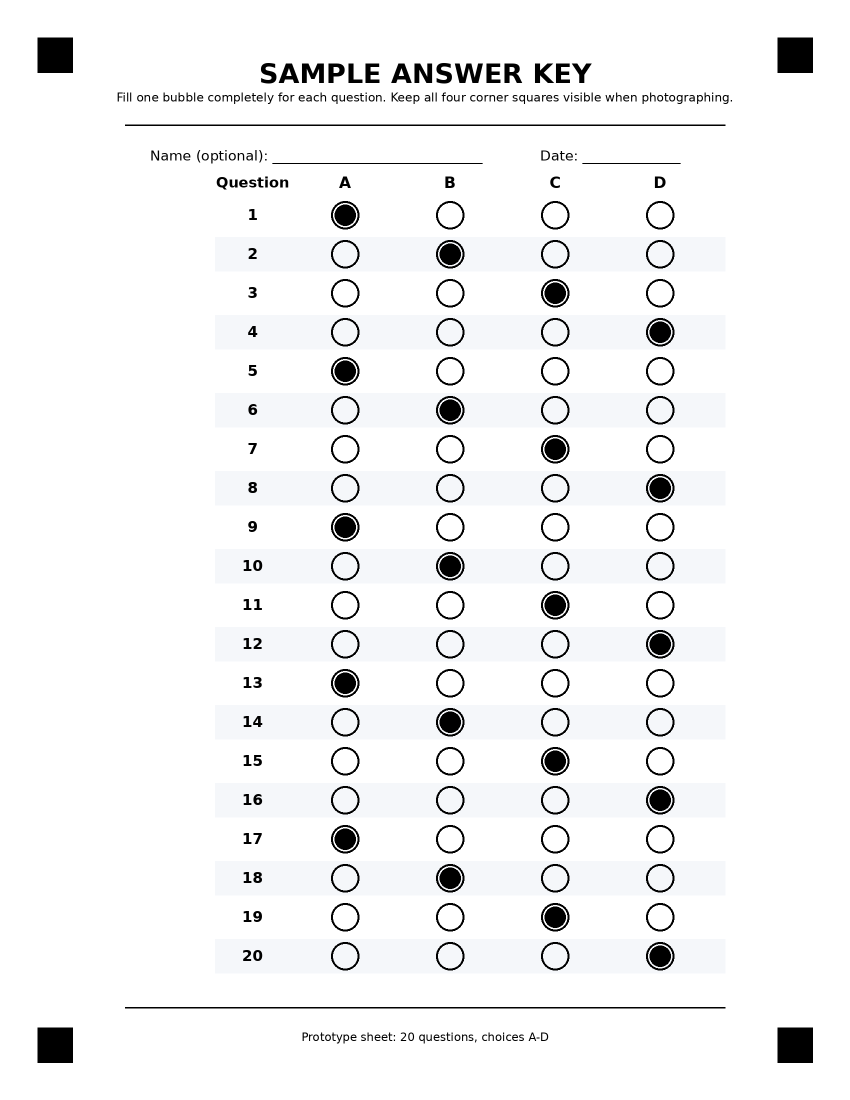
#> input picture omr_grader_mvp/samples/sample_answer_key.png, 1700 x 2200 px (shown at 1/2 size); its folder holds only this picture in this run
$ python -i omr.py   (imports and definitions only)
#> lines starting #> are read from the running program, lines starting #| are printed output that depends on the picture; after the words box and inside, x2 and y2 are one past the last pixel; in counts of white or black regions, pixels touching at a corner belong together
from __future__ import annotations

from dataclasses import dataclass
from typing import Iterable, Sequence

import cv2
import numpy as np

from document_scanner import scan_document


PAGE_WIDTH = 1700
PAGE_HEIGHT = 2200
MARKER_SIZE = 70
MARKER_MARGIN = 75
MARKER_CENTERS = np.array(
    [
        [MARKER_MARGIN + MARKER_SIZE / 2, MARKER_MARGIN + MARKER_SIZE / 2],
        [PAGE_WIDTH - MARKER_MARGIN - MARKER_SIZE / 2, MARKER_MARGIN + MARKER_SIZE / 2],
        [PAGE_WIDTH - MARKER_MARGIN - MARKER_SIZE / 2, PAGE_HEIGHT - MARKER_MARGIN - MARKER_SIZE / 2],
        [MARKER_MARGIN + MARKER_SIZE / 2, PAGE_HEIGHT - MARKER_MARGIN - MARKER_SIZE / 2],
    ],
    dtype=np.float32,
)

QUESTION_COUNT = 20
CHOICES = ("A", "B", "C", "D")
BUBBLE_X = np.array([690, 900, 1110, 1320], dtype=np.int32)
QUESTION_START_Y = 430
QUESTION_GAP_Y = 78
BUBBLE_RADIUS = 28
INNER_RADIUS = 17


@dataclass(frozen=True)
class SheetLayout:
    question_count: int
    choices: tuple[str, ...]
    columns: int
    rows_per_column: int
    bubble_centers: tuple[tuple[tuple[int, int], ...], ...]
    bubble_radius: int
    inner_radius: int
    header: str = "OMR ANSWER SHEET"


def make_layout(question_count: int = 20, choices: Sequence[str] = ("A", "B", "C", "D", "E"), *, header: str = "OMR ANSWER SHEET") -> SheetLayout:
#> called with question_count = 20, choices = ('A', 'B', 'C', 'D'), header = 'OMR ANSWER SHEET'
    if not 1 <= int(question_count) <= 100:
        raise ValueError("Question count must be between 1 and 100.")
    choices = tuple(str(c) for c in choices)
    if not 2 <= len(choices) <= 5:
        raise ValueError("Use between 2 and 5 answer choices.")

    # Auto-layout prioritizes scan reliability over squeezing bubbles too tightly.
    if question_count <= 30:
        columns = 1
    elif question_count <= 60:
        columns = 2
    elif question_count <= 90:
        columns = 3
    else:
        columns = 4
    rows_per_column = int(np.ceil(question_count / columns))

    left, right = 210, PAGE_WIDTH - 210
    top, bottom = 430, PAGE_HEIGHT - 190
    col_gap = 45
    col_width = (right - left - col_gap * (columns - 1)) / columns
    row_gap = min(78.0, (bottom - top) / max(rows_per_column - 1, 1))

    # Keep bubbles large enough for pencil marks and phone-camera capture.
    bubble_radius = int(np.clip(min(28.0, row_gap * 0.30, col_width / (len(choices) * 3.2)), 17, 28))
    inner_radius = max(10, int(round(bubble_radius * 0.61)))

    centers = []
    for q in range(question_count):
        col = q // rows_per_column
        row = q % rows_per_column
        x0 = left + col * (col_width + col_gap)
        qnum_space = max(48, bubble_radius * 2 + 12)
        choices_left = x0 + qnum_space
        choices_right = x0 + col_width - 12
        xs = np.linspace(choices_left + bubble_radius, choices_right - bubble_radius, len(choices))
        y = top + row * row_gap
        centers.append(tuple((int(round(x)), int(round(y))) for x in xs))
#> further down, picture is the input picture: shape (2200, 1700, 3); mean B, G, R 244.4, 243.9, 243.6

    return SheetLayout(
        question_count=int(question_count),
        choices=choices,
        columns=columns,
        rows_per_column=rows_per_column,
        bubble_centers=tuple(centers),
        bubble_radius=bubble_radius,
        inner_radius=inner_radius,
        header=header.strip() or "OMR ANSWER SHEET",
    )


DEFAULT_LAYOUT = make_layout(20, CHOICES)


@dataclass(frozen=True)
class QuestionDetection:
    question: int
    densities: tuple[float, ...]
    selected: str | None
    status: str
    confidence: float


@dataclass(frozen=True)
class AlignmentQuality:
    passed: bool
    score: float
    max_marker_error_px: float
    top_tilt_deg: float
    bottom_tilt_deg: float
    left_tilt_deg: float
    right_tilt_deg: float
    message: str


@dataclass(frozen=True)
class ScanResult:
    aligned_bgr: np.ndarray
    threshold: np.ndarray
    detections: tuple[QuestionDetection, ...]
    marker_detection_used: bool
    warning: str | None = None
    scanner_bgr: np.ndarray | None = None
    scanner_page_found: bool = False
    alignment_quality: AlignmentQuality | None = None
    layout: SheetLayout = DEFAULT_LAYOUT


class OMRProcessingError(RuntimeError):
    pass


# [6 lines left out: function decode_image_bytes, not called in this run]


def _order_points(points: np.ndarray) -> np.ndarray:
    pts = np.asarray(points, dtype=np.float32).reshape(4, 2)
    sums = pts.sum(axis=1)
    diffs = np.diff(pts, axis=1).reshape(-1)
    ordered = np.zeros((4, 2), dtype=np.float32)
    ordered[0] = pts[np.argmin(sums)]  # top-left
    ordered[2] = pts[np.argmax(sums)]  # bottom-right
    ordered[1] = pts[np.argmin(diffs)]  # top-right
    ordered[3] = pts[np.argmax(diffs)]  # bottom-left
    return ordered


def _find_registration_markers(image_bgr: np.ndarray) -> np.ndarray | None:
    """Find the four solid black registration squares.

    Candidates are filtered for square shape / fill and then selected from four
    corner zones. This is intentionally stricter than choosing the four dark
    objects nearest the image corners, which could accidentally select text,
    bubble groups, or shadows.
    """
    gray = cv2.cvtColor(image_bgr, cv2.COLOR_BGR2GRAY)
    gray = cv2.GaussianBlur(gray, (5, 5), 0)
    _, binary = cv2.threshold(gray, 0, 255, cv2.THRESH_BINARY_INV + cv2.THRESH_OTSU)
#> binary: shape (2200, 1700); 4% white; 323 white regions (18 under 20 px), largest, box (x1, y1, x2, y2) and area: (75, 75, 146, 146) 5041, (1555, 75, 1626, 146) 5041, (75, 2055, 146, 2126) 5041
    binary = cv2.morphologyEx(binary, cv2.MORPH_CLOSE, np.ones((5, 5), np.uint8), iterations=1)
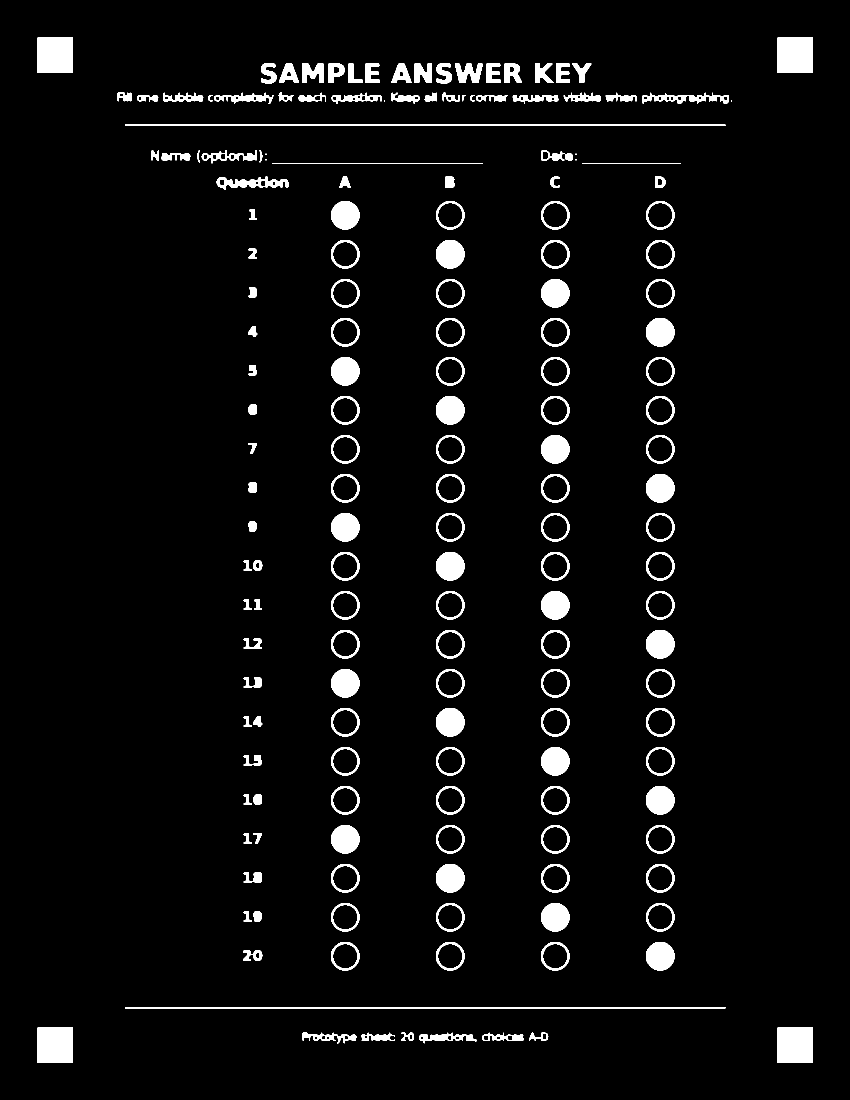
#> binary: shape (2200, 1700) (shown at 1/2 size); 4.4% white; 171 white regions (6 under 20 px)

    contours, _ = cv2.findContours(binary, cv2.RETR_LIST, cv2.CHAIN_APPROX_SIMPLE)
#> contours = 290 contours, 6 with area under 20; largest, box (x1, y1, x2, y2) and area: (1555, 2055, 1626, 2126) 4900, (75, 2055, 146, 2126) 4900, (1555, 75, 1626, 146) 4900, (75, 75, 146, 146) 4900, (1292, 1884, 1349, 1941) 2512
    h, w = gray.shape
    image_area = float(h * w)
    candidates: list[dict[str, float]] = []

    for contour in contours:
        area = float(cv2.contourArea(contour))
        if area < image_area * 0.00022 or area > image_area * 0.025:
            continue
        x, y, cw, ch = cv2.boundingRect(contour)
        if cw < 8 or ch < 8:
            continue
        aspect = cw / float(ch)
        extent = area / float(cw * ch)
        hull = cv2.convexHull(contour)
        hull_area = max(float(cv2.contourArea(hull)), 1.0)
        solidity = area / hull_area
        if not 0.72 <= aspect <= 1.28:
            continue
        if extent < 0.70 or solidity < 0.88:
            continue

        # Registration marks should be genuinely dark/solid, not just outlined.
        mask = np.zeros(gray.shape, dtype=np.uint8)
        cv2.drawContours(mask, [contour], -1, 255, -1)
        pixels = gray[mask > 0]
        if pixels.size == 0:
            continue
        mean_gray = float(np.mean(pixels))
        dark_fraction = float(np.mean(pixels < 90))
        if mean_gray > 120 or dark_fraction < 0.62:
            continue

        candidates.append({
            "cx": x + cw / 2.0,
            "cy": y + ch / 2.0,
            "area": area,
            "extent": extent,
            "solidity": solidity,
            "dark_fraction": dark_fraction,
        })
#> this loop made 290 passes
#> (area, x, y, cw, ch, aspect, extent, hull_area) on passes 25 to 27: (1914, 1085, 1887, 51, 51, 1, 0.736, 1942), (1914, 875, 1887, 51, 51, 1, 0.736, 1942), (1914, 665, 1887, 51, 51, 1, 0.736, 1942)
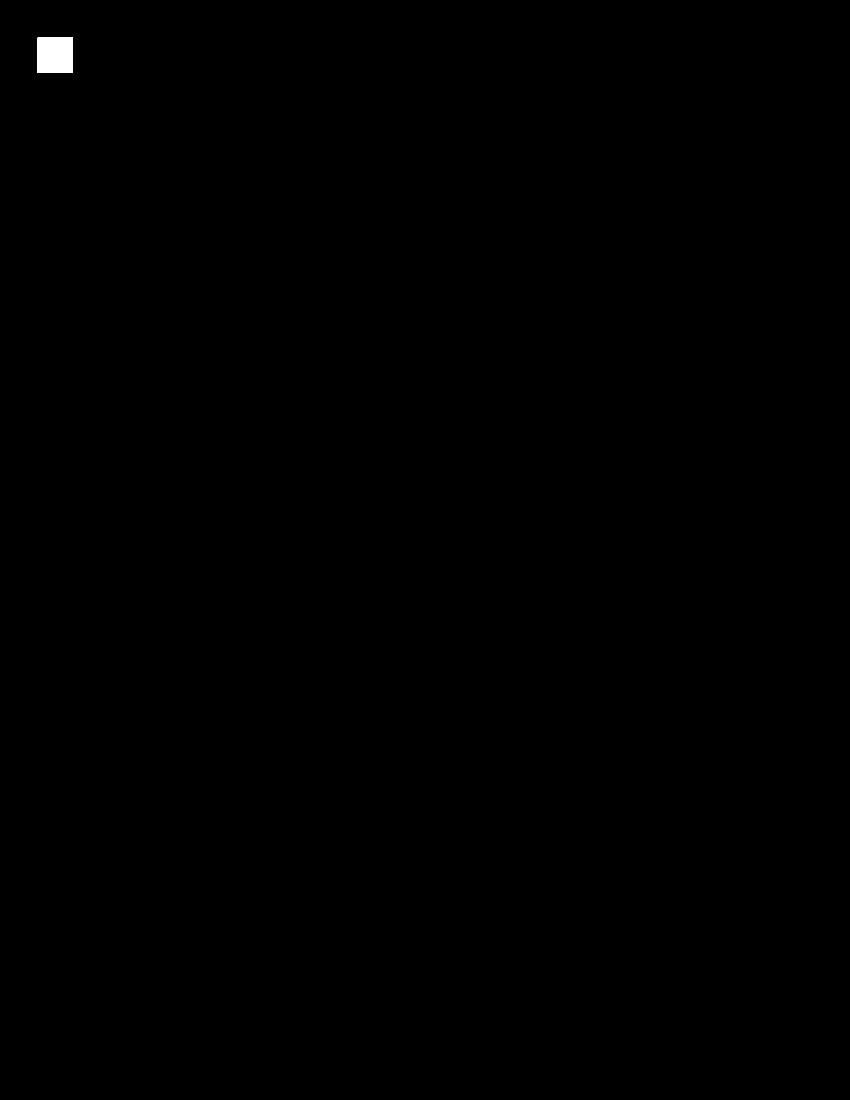
#> mask: shape (2200, 1700) (shown at 1/2 size); 0.13% white; 1 white region, box (x1, y1, x2, y2) and area: (75, 75, 146, 146) 5041
#> after the loop, candidates = 24 items

    if len(candidates) < 4:
        return None

    targets = np.array([[0, 0], [w, 0], [w, h], [0, h]], dtype=np.float32)
    chosen: list[tuple[float, float]] = []
    used: set[int] = set()

    # Each real marker should live in the outer ~38% of its respective corner.
    for corner_index, target in enumerate(targets):
        scored: list[tuple[float, int]] = []
        for index, c in enumerate(candidates):
            if index in used:
                continue
            cx, cy = c["cx"], c["cy"]
            if corner_index == 0 and not (cx < w * 0.42 and cy < h * 0.42):
                continue
            if corner_index == 1 and not (cx > w * 0.58 and cy < h * 0.42):
                continue
            if corner_index == 2 and not (cx > w * 0.58 and cy > h * 0.58):
                continue
            if corner_index == 3 and not (cx < w * 0.42 and cy > h * 0.58):
                continue

            dist = float(np.linalg.norm(np.array([cx, cy], dtype=np.float32) - target)) / max(w, h)
            shape_bonus = 0.05 * c["extent"] + 0.05 * c["solidity"] + 0.06 * c["dark_fraction"]
            area_bonus = min(0.05, np.sqrt(c["area"]) / max(w, h) * 0.5)
            scored.append((dist - shape_bonus - area_bonus, index))

        if not scored:
            return None
        _, best_index = min(scored)
        used.add(best_index)
        c = candidates[best_index]
        chosen.append((c["cx"], c["cy"]))
#> after the loop, chosen = [(110.5, 110.5), (1590.5, 110.5), (1590.5, 2090.5), (110.5, 2090.5)]; used = 4 items

    ordered = _order_points(np.array(chosen, dtype=np.float32))
#> in _order_points, `pts = np.asarray(points, dtype=np.float32).reshape(4, 2)`: pts = [[110.5, 110.5], [1590.5, 110.5], [1590.5, 2090.5], [110.5, 2090.5]]
#> in _order_points, `sums = pts.sum(axis=1)`: sums = [221, 1701, 3681, 2201]
#> in _order_points, `diffs = np.diff(pts, axis=1).reshape(-1)`: diffs = [0, -1480, 500, 1980]
#> ordered has the same summary as pts in _order_points
    tl, tr, br, bl = ordered
#> tl = [110.5, 110.5]; tr = [1590.5, 110.5]; br = [1590.5, 2090.5]; bl = [110.5, 2090.5]
    horizontal = min(np.linalg.norm(tr - tl), np.linalg.norm(br - bl))
#> horizontal = 1480
    vertical = min(np.linalg.norm(bl - tl), np.linalg.norm(br - tr))
#> vertical = 1980
    if horizontal < w * 0.50 or vertical < h * 0.55:
        return None

    return ordered


def _edge_tilt_degrees(a: np.ndarray, b: np.ndarray, *, vertical: bool = False) -> float:
    dx = float(b[0] - a[0])
    dy = float(b[1] - a[1])
    angle = float(np.degrees(np.arctan2(dy, dx)))
    if vertical:
        # Perfect vertical is +/-90 degrees. Report deviation from vertical.
        return min(abs(angle - 90.0), abs(angle + 90.0))
    return min(abs(angle), abs(abs(angle) - 180.0))


def _alignment_quality(markers: np.ndarray | None) -> AlignmentQuality:
    if markers is None:
        return AlignmentQuality(
            False, 0.0, 999.0, 99.0, 99.0, 99.0, 99.0,
            "Registration-square alignment could not be verified. Retake the photo with all four black squares clearly visible."
        )

    ordered = _order_points(markers)
    tl, tr, br, bl = ordered
    errors = np.linalg.norm(ordered - MARKER_CENTERS, axis=1)
    max_error = float(np.max(errors))
    top = _edge_tilt_degrees(tl, tr)
    bottom = _edge_tilt_degrees(bl, br)
    left = _edge_tilt_degrees(tl, bl, vertical=True)
    right = _edge_tilt_degrees(tr, br, vertical=True)
    max_tilt = max(top, bottom, left, right)

    error_score = np.clip(1.0 - max_error / 35.0, 0.0, 1.0)
    tilt_score = np.clip(1.0 - max_tilt / 2.0, 0.0, 1.0)
    score = float(100.0 * (0.65 * error_score + 0.35 * tilt_score))
    passed = max_error <= 24.0 and max_tilt <= 1.5
    if passed:
        message = f"Fine registration-square alignment passed ({score:.0f}/100)."
    else:
        message = (
            f"Fine alignment is uncertain (marker error {max_error:.1f}px, max tilt {max_tilt:.2f}°). "
            "Retake the photo with the whole sheet flatter and all four black squares visible."
        )
    return AlignmentQuality(passed, score, max_error, top, bottom, left, right, message)

# [31 lines left out: function _fallback_page_warp, not called in this run]


def align_sheet(image_bgr: np.ndarray) -> tuple[np.ndarray, bool, str | None, AlignmentQuality]:
    """Fine-align the OMR sheet using its four registration squares.

    A first marker warp removes most residual perspective. We then detect the
    markers again on the normalized sheet and, when useful, apply a second tiny
    corrective warp. This prevents a page that looks "almost straight" from
    leaving the bubble grid slanted.
    """
    markers = _find_registration_markers(image_bgr)
#> markers has the same summary as pts in _order_points
    if markers is None:
        aligned, warning = _fallback_page_warp(image_bgr)
        quality = _alignment_quality(_find_registration_markers(aligned))
        warning = warning + " " + quality.message
        return aligned, False, warning, quality

    destination = MARKER_CENTERS.astype(np.float32)
    matrix = cv2.getPerspectiveTransform(markers.astype(np.float32), destination)
#> matrix = [[1, -8.53e-18, -0.5], [-1.68e-17, 1, -0.5], [-1.7e-19, -7.76e-20, 1]]
    aligned = cv2.warpPerspective(
        image_bgr,
        matrix,
        (PAGE_WIDTH, PAGE_HEIGHT),
        flags=cv2.INTER_CUBIC,
        borderMode=cv2.BORDER_CONSTANT,
        borderValue=(255, 255, 255),
    )

    # Second pass: use the markers again after the first normalization. Any
    # remaining slant / trapezoid error is corrected before bubbles are read.
    residual_markers = _find_registration_markers(aligned)
#> in _find_registration_markers (call 2), `binary = cv2.morphologyEx(binary, cv2.MORPH_CLOSE, np.ones((5, 5), np...`:
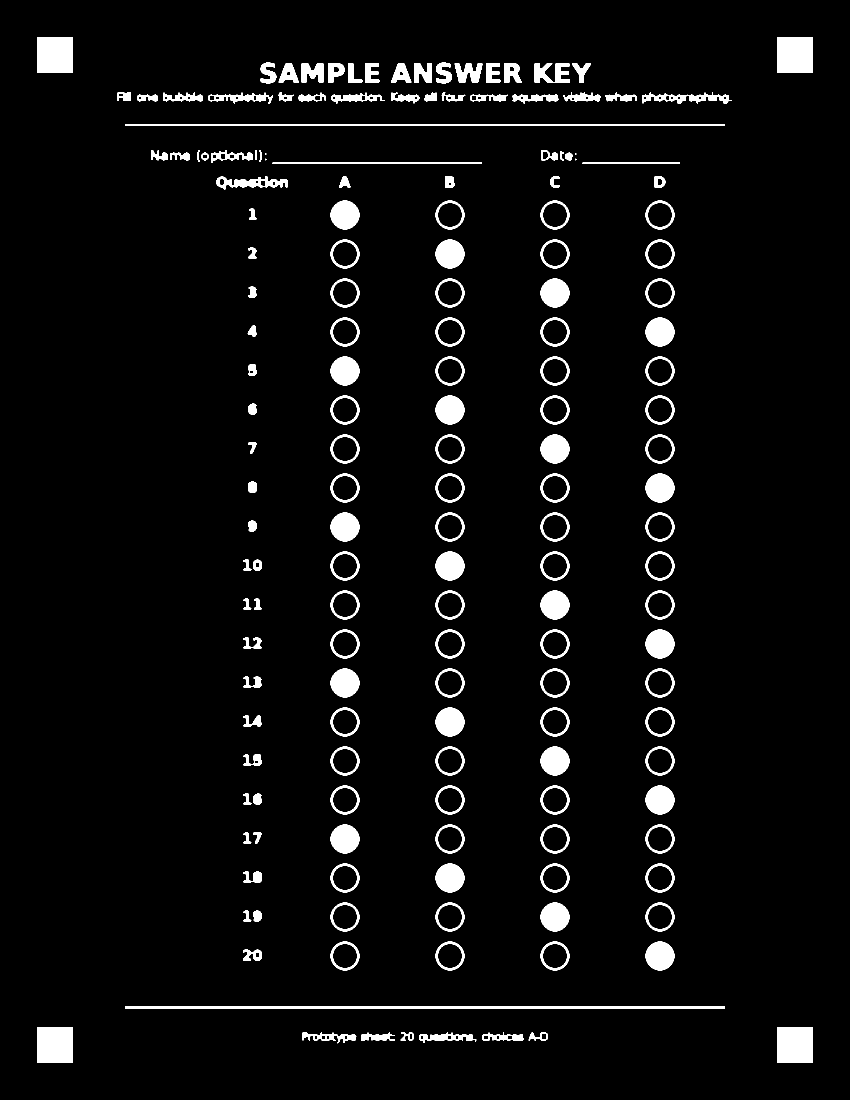
#> binary: shape (2200, 1700) (shown at 1/2 size); 4.6% white; 167 white regions (4 under 20 px)
#> in _find_registration_markers (call 2), `contours, _ = cv2.findContours(binary, cv2.RETR_LIST, cv2.CHAIN_APPROX..`: contours = 286 contours, 4 with area under 20; largest, box (x1, y1, x2, y2) and area: (1554, 2054, 1626, 2126) 5039, (74, 2054, 146, 2126) 5039, (1554, 74, 1626, 146) 5039, (74, 74, 146, 146) 5039, (250, 2013, 1450, 2017) 3597
#> the loop in _find_registration_markers (call 2), `for contour in contours:` made 286 passes
#> area on passes 1 to 3: 40, 40, 40
#> the loop in _find_registration_markers (call 2), `for corner_index, target in enumerate(targets):` made 4 passes
#> target on passes 1 to 4: [0, 0], [1700, 0], [1700, 2200], [0, 2200]
    if residual_markers is not None:
        residual_error = float(np.max(np.linalg.norm(residual_markers - destination, axis=1)))
        if residual_error > 2.0:
            correction = cv2.getPerspectiveTransform(residual_markers.astype(np.float32), destination)
            aligned = cv2.warpPerspective(
                aligned,
                correction,
                (PAGE_WIDTH, PAGE_HEIGHT),
                flags=cv2.INTER_CUBIC,
                borderMode=cv2.BORDER_CONSTANT,
                borderValue=(255, 255, 255),
            )

    final_markers = _find_registration_markers(aligned)
    quality = _alignment_quality(final_markers)
    warning = None if quality.passed else quality.message
    return aligned, True, warning, quality

# [14 lines left out: function _prepare_threshold, not called in this run]


def bubble_centers(layout: SheetLayout = DEFAULT_LAYOUT) -> list[list[tuple[int, int]]]:
    return [list(row) for row in layout.bubble_centers]


# [292 lines left out: functions _circle_mask, _bubble_fill_score, classify_densities, scan_sheet, crop_question, draw_overlay and 4 more, not called in this run]

>>> import cv2
>>> picture = cv2.imread('samples/sample_answer_key.png')
>>> result = align_sheet(picture)
